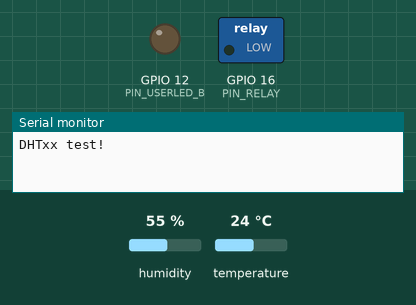
A sketch run on a simulated ESP8266 (NodeMCU). On the bench: switched loads named in the sketch (green lamp = pin HIGH), output pins drawn as LEDs (lit = HIGH), the last lines printed to the serial monitor. Inputs (shaded band) come from the test bench; at power-on: humidity 55 %, temperature 24 °C.

Above: at 1.0 s.
At 3.0 s:
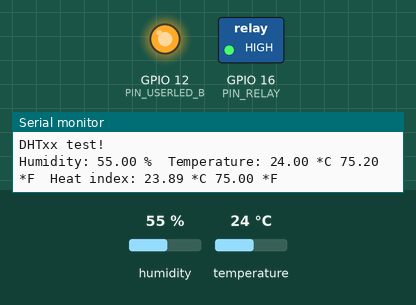
Timing chart, 0 to 5.3 s (numbered marks = the images above):
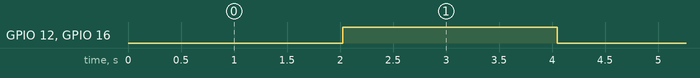

Measured:
- by itself, GPIO 12 (PIN_USERLED_B), GPIO 16 (PIN_RELAY): alternates HIGH for 2.0 s and LOW for 2.0 s

The sketch:

TestRelayDhtLED.ino
```cpp
/*
果芸 ESP8266 開發版

*/

#define PIN_BLUE_LED    1
#define PIN_TX          1
#define PIN_USERLED_R   15
#define PIN_USERLED_G   13
#define PIN_USERLED_B   12
#define PIN_USERLED_W   14
#define PIN_RELAY       16
#define PIN_BUZZER      5
#define KEY_S2          0
#define KEY_S3          2
#define PIN_DHT11       4

// Example testing sketch for various DHT humidity/temperature sensors
// Written by ladyada, public domain
#include <ESP8266WiFi.h>
#include <Adafruit_Sensor.h>
#include <DHT.h>
#include <DHT_U.h>


#define DHTPIN PIN_DHT11     // what digital pin we're connected to

// Uncomment whatever type you're using!
#define DHTTYPE DHT11   // DHT 11
//#define DHTTYPE DHT22   // DHT 22  (AM2302), AM2321
//#define DHTTYPE DHT21   // DHT 21 (AM2301)

// Connect pin 1 (on the left) of the sensor to +5V
// NOTE: If using a board with 3.3V logic like an Arduino Due connect pin 1
// to 3.3V instead of 5V!
// Connect pin 2 of the sensor to whatever your DHTPIN is
// Connect pin 4 (on the right) of the sensor to GROUND
// Connect a 10K resistor from pin 2 (data) to pin 1 (power) of the sensor

// Initialize DHT sensor.
// Note that older versions of this library took an optional third parameter to
// tweak the timings for faster processors.  This parameter is no longer needed
// as the current DHT reading algorithm adjusts itself to work on faster procs.
DHT dht(DHTPIN, DHTTYPE);

void setup() {
  Serial.begin(115200);
  Serial.println("DHTxx test!");

  dht.begin();
  pinMode(PIN_USERLED_B, OUTPUT);
  pinMode(PIN_RELAY, OUTPUT);
}

void loop() {
  // Wait a few seconds between measurements.
  delay(2000);

  // Reading temperature or humidity takes about 250 milliseconds!
  // Sensor readings may also be up to 2 seconds 'old' (its a very slow sensor)
  float h = dht.readHumidity();
  // Read temperature as Celsius (the default)
  float t = dht.readTemperature();
  // Read temperature as Fahrenheit (isFahrenheit = true)
  float f = dht.readTemperature(true);

  // Check if any reads failed and exit early (to try again).
  if (isnan(h) || isnan(t) || isnan(f)) {
    Serial.println("Failed to read from DHT sensor!");
    return;
  }

  // Compute heat index in Fahrenheit (the default)
  float hif = dht.computeHeatIndex(f, h);
  // Compute heat index in Celsius (isFahreheit = false)
  float hic = dht.computeHeatIndex(t, h, false);

  Serial.print("Humidity: ");
  Serial.print(h);
  Serial.print(" %\t");
  Serial.print("Temperature: ");
  Serial.print(t);
  Serial.print(" *C ");
  Serial.print(f);
  Serial.print(" *F\t");
  Serial.print("Heat index: ");
  Serial.print(hic);
  Serial.print(" *C ");
  Serial.print(hif);
  Serial.println(" *F");

  digitalWrite(PIN_USERLED_B, !digitalRead(PIN_USERLED_B));
  digitalWrite(PIN_RELAY, !digitalRead(PIN_RELAY));

}
```
